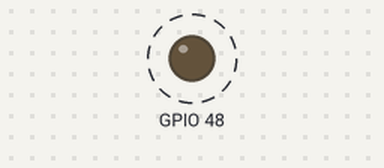
This sketch was run on a simulated ESP32-S3. Parts: output pins drawn as LEDs (lit = HIGH). Dashed ring = blinking. What the sketch prints to the serial monitor is not drawn.

Above: at 0.6 s.
Timing chart, 0 to 4.8 s (numbered marks = the images above):
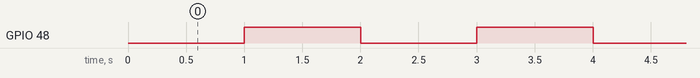

The sketch:

console_probe_s3.ino
```cpp
/*
 * Console probe — ESP32-S3. Prints a 1 Hz heartbeat on Serial and nothing
 * else (no I2C, no Serial1). Used to discover which USB path this board's
 * console is actually on:
 *   - built with CDCOnBoot=default -> Serial = UART0 on GPIO43/44 (external
 *     USB-UART bridge boards).
 *   - built with CDCOnBoot=cdc     -> Serial = USB-CDC (native-USB boards).
 * Whichever build makes the heartbeat appear tells us the board topology.
 */
#include <Arduino.h>

void setup() {
  Serial.begin(115200);
  delay(200);
  pinMode(LED_BUILTIN, OUTPUT);
}

void loop() {
  static unsigned long t = 0;
  static bool on = false;
  if (millis() - t >= 1000) {
    t = millis();
    on = !on;
    digitalWrite(LED_BUILTIN, on);
    Serial.print("[probe alive] t=");
    Serial.println(millis() / 1000);
  }
}
```

Measured:
- by itself, GPIO 48: alternates HIGH for 1.0 s and LOW for 1.0 s
